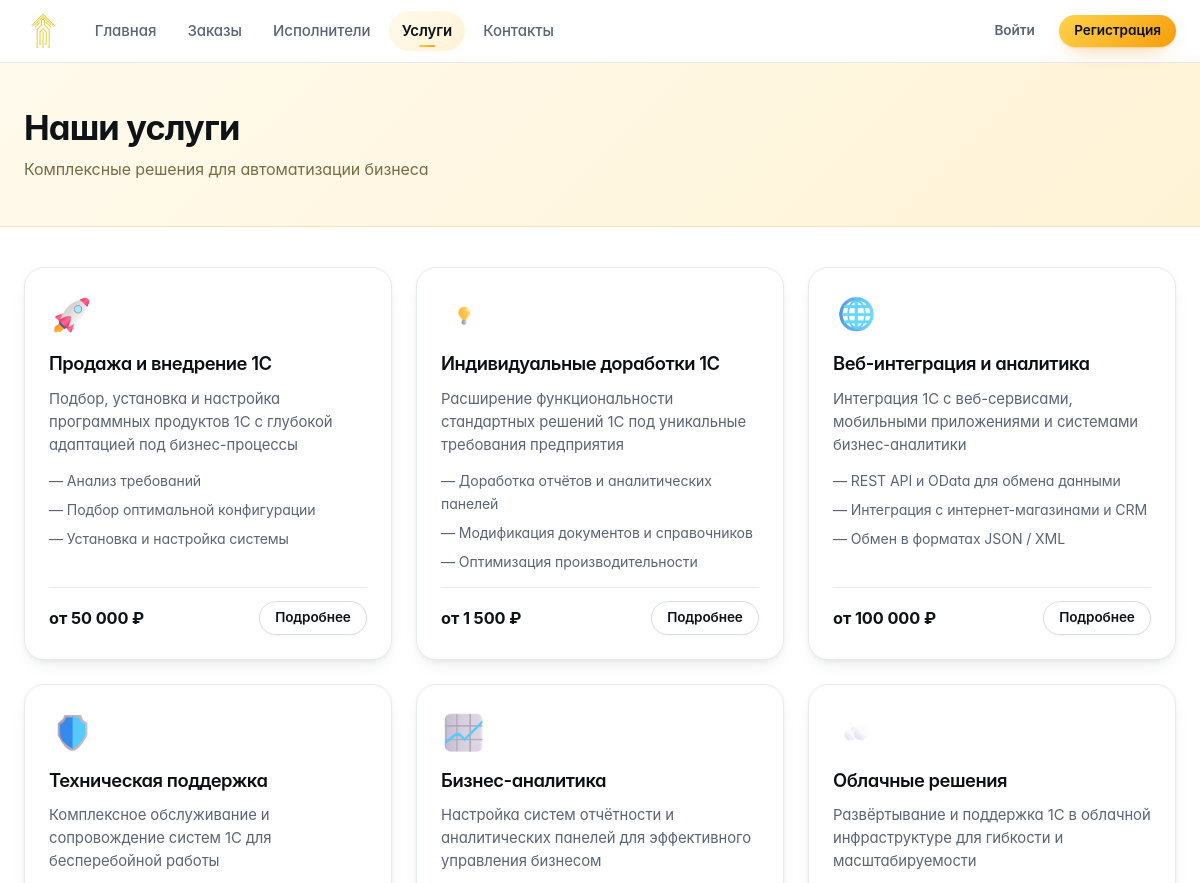
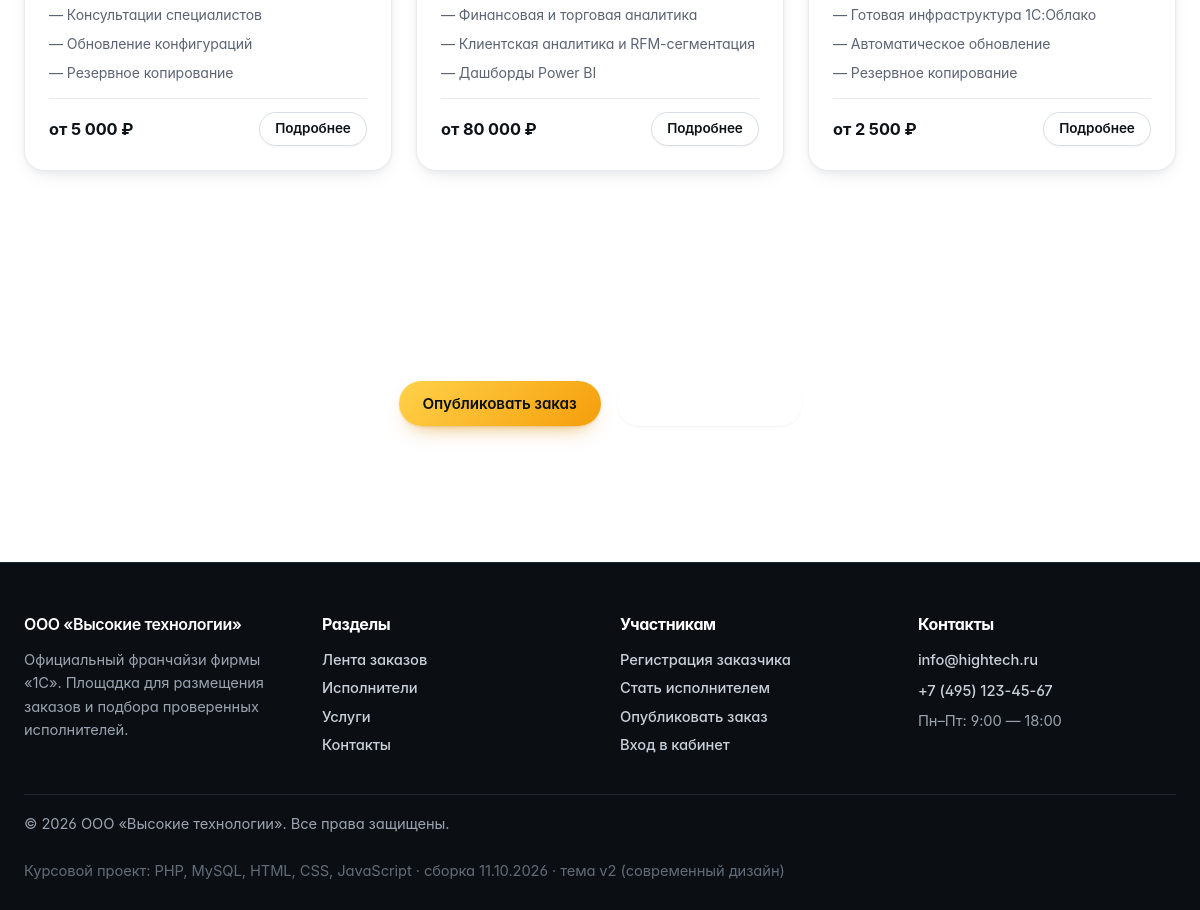
/services.php, run on the app's committed database (2 pictures, top to bottom).
### tables this page shows
CREATE TABLE `services` (
    `id`                INT UNSIGNED NOT NULL AUTO_INCREMENT,
    `category_id`       INT UNSIGNED DEFAULT NULL,
    `slug`              VARCHAR(120) NOT NULL,
    `title`             VARCHAR(160) NOT NULL,
    `short_description` VARCHAR(400) DEFAULT NULL,
    `description`       TEXT         DEFAULT NULL,
    `features`          TEXT         DEFAULT NULL COMMENT 'Список возможностей, по одному пункту в строке',
    `price_from`        INT UNSIGNED DEFAULT NULL COMMENT 'Стоимость от, руб.',
    `image`             VARCHAR(80)  DEFAULT NULL,
    `is_active`         TINYINT(1)   NOT NULL DEFAULT 1,
    `sort_order`        TINYINT UNSIGNED NOT NULL DEFAULT 100,
    PRIMARY KEY (`id`),
    UNIQUE KEY `uq_services_slug` (`slug`),
    KEY `fk_services_category` (`category_id`),
    CONSTRAINT `fk_services_category` FOREIGN KEY (`category_id`)
        REFERENCES `categories` (`id`) ON DELETE SET NULL ON UPDATE CASCADE
);

### includes/functions.php (called while the page is built, shortened)
<?php
require_once __DIR__ . '/db.php';
function e($value): string
{
    return htmlspecialchars((string) $value, ENT_QUOTES | ENT_SUBSTITUTE, 'UTF-8');
}
function current_user(): ?array
{
    if (empty($_SESSION['user_id'])) {
        return null;
    }
    $user = q_one(
        'SELECT * FROM users WHERE id = ? AND status = "active"',
        [(int) $_SESSION['user_id']]
    );
    return $user;
}
function money(?int $amount): string
{
    return number_format((float) $amount, 0, ',', ' ') . ' ₽';
}
function features_array(?string $features): array
{
    $lines = preg_split('/\r\n|\r|\n/u', $features, -1, PREG_SPLIT_NO_EMPTY);
    return array_map('trim', $lines ?: []);
}
function asset(string $path): string
{
    $file = __DIR__ . '/../' . ltrim($path, '/');
    $version = is_file($file) ? filemtime($file) : time();
    return '/' . ltrim($path, '/') . '?v=' . $version;
}
function icon_url(?string $file, string $fallback = 'bulb.png'): string
{
    $file = $file ?: $fallback;
    $path = __DIR__ . '/../assets/img/' . $file;
    return '/assets/img/' . rawurlencode($file);
}

### includes/db.php (called while the page is built, shortened)
<?php
function db(): PDO
{
    static $pdo = null;
    $config = require __DIR__ . '/../config/config.php';
    $dsn = sprintf(
        'mysql:host=%s;dbname=%s;charset=%s',
        $config['host'],
        $config['dbname'],
        $config['charset']
    );
    try {
        $pdo = new PDO($dsn, $config['user'], $config['password'], [
            PDO::ATTR_ERRMODE            => PDO::ERRMODE_EXCEPTION,
            PDO::ATTR_DEFAULT_FETCH_MODE => PDO::FETCH_ASSOC,
            PDO::ATTR_EMULATE_PREPARES   => false,
        ]);
    } catch (PDOException $e) {
        http_response_code(500);
        echo '<h1>Ошибка подключения к базе данных</h1>';
        echo '<p>Проверьте параметры соединения в файле <b>config/config.php</b> '
            . 'и убедитесь, что база данных импортирована из <b>sql/database.sql</b>.</p>';
        echo '<p style="color:#999">Техническая информация: ' . htmlspecialchars($e->getMessage()) . '</p>';
        exit;
    }
    return $pdo;
}
function q(string $sql, array $params = []): PDOStatement
{
    $stmt = db()->prepare($sql);
    $stmt->execute($params);
    return $stmt;
}
function q_all(string $sql, array $params = []): array
{
    return q($sql, $params)->fetchAll();
}

### services.php (the view, shortened to what this page needs)
<?php
require_once __DIR__ . '/includes/functions.php';
$activeNav = 'services';
$services = q_all(
    'SELECT s.*, c.name AS category_name
       FROM services s
       LEFT JOIN categories c ON c.id = s.category_id
      WHERE s.is_active = 1
      ORDER BY s.sort_order'
);
require __DIR__ . '/includes/header.php';
?>
<section class="page-header">
    <div class="container">
        <h1>Наши услуги</h1>
        <p>Комплексные решения для автоматизации бизнеса</p>
    </div>
</section>
<section class="section-sm">
    <div class="container">
        <div class="grid grid-3">
            <?php foreach ($services as $service): ?>
                <article class="order-card">
                    <img src="<?= e(icon_url($service['image'], 'bulb.png')) ?>" alt="" style="width:46px;height:46px;object-fit:contain">
                    <h3 style="font-size:1.15rem"><?= e($service['title']) ?></h3>
                    <p class="order-desc"><?= e($service['short_description']) ?></p>
                    <?php $features = features_array($service['features']); ?>
                    <?php if ($features): ?>
                        <ul style="list-style:none;display:grid;gap:.4rem;font-size:.88rem;color:var(--text-light)">
                            <?php foreach (array_slice($features, 0, 3) as $feature): ?>
                                <li>— <?= e($feature) ?></li>
                            <?php endforeach; ?>
                        </ul>
                    <?php endif; ?>
                    <div class="order-card-foot">
                        <span class="budget">от <?= e(money((int) $service['price_from'])) ?></span>
                        <a class="btn btn-sm btn-outline" href="/service.php?slug=<?= e(urlencode($service['slug'])) ?>">Подробнее</a>
                    </div>
                </article>
            <?php endforeach; ?>
        </div>
        <div class="cta mt-3" style="border-radius:16px">
            <h2>Не нашли нужную услугу?</h2>
            <p>Опишите задачу — мы подберём исполнителя из пула платформы или выполним работу своими силами.</p>
            <div class="cta-actions">
                <a class="btn btn-primary" href="/order-form.php">Опубликовать заказ</a>
                <a class="btn btn-secondary" href="/contacts.php">Связаться с нами</a>
            </div>
        </div>
    </div>
</section>
<?php require __DIR__ . '/includes/footer.php'; ?>

### includes/header.php (shortened to what this page needs)
<?php
require_once __DIR__ . '/functions.php';
$user      = current_user();
$activeNav = $activeNav ?? '';
?>
<!DOCTYPE html>
<html lang="ru">
<head>
    <link rel="stylesheet" href="<?= asset('assets/css/base.css') ?>">
    <link rel="stylesheet" href="<?= asset('assets/css/app.css') ?>">
    <link rel="stylesheet" href="<?= asset('assets/css/theme.css') ?>">
</head>
<body>
<header class="header">
    <div class="container">
        <a class="logo" href="/index.php">
            <img src="/assets/img/logo.png" alt="Высокие технологии" class="logo-img">
        </a>
        <nav class="nav" id="mainNav">
            <a href="/index.php"       class="nav-link <?= $activeNav === 'home' ? 'active' : '' ?>">Главная</a>
            <a href="/orders.php"      class="nav-link <?= $activeNav === 'orders' ? 'active' : '' ?>">Заказы</a>
            <a href="/freelancers.php" class="nav-link <?= $activeNav === 'freelancers' ? 'active' : '' ?>">Исполнители</a>
            <a href="/services.php"    class="nav-link <?= $activeNav === 'services' ? 'active' : '' ?>">Услуги</a>
            <a href="/contacts.php"    class="nav-link <?= $activeNav === 'contacts' ? 'active' : '' ?>">Контакты</a>
        </nav>
        <div class="header-user">
            <?php if ($user): ?>
                <div class="user-menu" data-dropdown>
                    <button class="user-menu-toggle" type="button">
                        <span class="user-avatar"><?= e(mb_strtoupper(mb_substr($user['name'], 0, 1))) ?></span>
                        <span class="user-menu-name"><?= e(excerpt($user['name'], 18)) ?></span>
                        <span class="user-menu-arrow">▾</span>
                    </button>
                    <div class="user-menu-list">
                        <div class="user-menu-head">
                            <strong><?= e($user['name']) ?></strong>
                            <span class="badge badge-muted"><?= e(role_label($user['role'])) ?></span>
                        </div>
                        <a href="/profile.php">Личный кабинет</a>
                        <?php if (is_customer()): ?>
                            <a href="/order-form.php">Опубликовать заказ</a>
                            <a href="/my-orders.php">Мои заказы</a>
                        <?php elseif (is_freelancer()): ?>
                            <a href="/my-responses.php">Мои отклики</a>
                            <a href="/orders.php">Лента заказов</a>
                        <?php elseif (is_admin()): ?>
                            <a href="/admin/index.php">Админ-панель</a>
                        <?php endif; ?>
                        <a href="/logout.php" class="user-menu-logout">Выход</a>
                    </div>
                </div>
            <?php else: ?>
                <a href="/login.php" class="btn btn-sm btn-ghost">Войти</a>
                <a href="/register.php" class="btn btn-sm btn-primary">Регистрация</a>
            <?php endif; ?>
        </div>
    </div>
</header>
<main class="main">

### includes/footer.php (shortened to what this page needs)
    </main>
    <footer class="footer">
        <div class="container">
            <div class="footer-content">
                <div class="footer-info">
                    <h4>ООО «Высокие технологии»</h4>
                    <p>Официальный франчайзи фирмы «1С». Площадка для размещения заказов
                       и подбора проверенных исполнителей.</p>
                </div>
                <div class="footer-nav">
                    <h4>Разделы</h4>
                    <p><a href="/orders.php">Лента заказов</a></p>
                    <p><a href="/freelancers.php">Исполнители</a></p>
                    <p><a href="/services.php">Услуги</a></p>
                    <p><a href="/contacts.php">Контакты</a></p>
                </div>
                <div class="footer-nav">
                    <h4>Участникам</h4>
                    <p><a href="/register.php">Регистрация заказчика</a></p>
                    <p><a href="/register.php">Стать исполнителем</a></p>
                    <p><a href="/order-form.php">Опубликовать заказ</a></p>
                    <p><a href="/login.php">Вход в кабинет</a></p>
                </div>
                <div class="footer-contacts">
                    <h4>Контакты</h4>
                    <p><a href="mailto:info@hightech.ru">info@hightech.ru</a></p>
                    <p><a href="tel:+74951234567">+7 (495) 123-45-67</a></p>
                    <p>Пн–Пт: 9:00 — 18:00</p>
                </div>
            </div>
            <div class="footer-copyright">
                <p>© <?= date('Y') ?> ООО «Высокие технологии». Все права защищены.</p>
                <p class="footer-note">Курсовой проект: PHP, MySQL, HTML, CSS, JavaScript · сборка <?= APP_BUILD ?></p>
            </div>
        </div>
    </footer>
</body>
</html>

### assets/css/base.css (style rules this page uses)
:root { --primary-yellow: #FFD700; --primary-orange: #FFA500; --accent-orange: #FF8C00; --text-dark: #1A1A1A; --text-light: #666666; --background-white: #FFFFFF; --background-light: #FAFAFA; --border-light: #E5E5E5; --shadow: 0 2px 20px rgba(0, 0, 0, 0.08); --shadow-hover: 0 8px 30px rgba(0, 0, 0, 0.12); }
* { margin: 0; padding: 0; box-sizing: border-box; }
body { font-family: 'Inter', -apple-system, BlinkMacSystemFont, sans-serif; line-height: 1.6; color: var(--text-dark); background-color: var(--background-white); font-weight: 400; }
.container { max-width: 1200px; margin: 0 auto; padding: 0 24px; }
.header { background: var(--background-white); padding: 1rem 0; box-shadow: 0 1px 0 var(--border-light); position: sticky; top: 0; z-index: 100; backdrop-filter: blur(10px); }
.header .container { display: flex; justify-content: space-between; align-items: center; }
.logo { display: flex; align-items: center; gap: 12px; }
.nav { display: flex; gap: 2rem; }
.nav-link { color: var(--text-light); text-decoration: none; padding: 0.5rem 0; font-weight: 500; position: relative; transition: color 0.3s ease; }
.nav-link.active { color: var(--text-dark); font-weight: 600; }
.nav-link.active::after { content: ''; position: absolute; bottom: 0; left: 0; width: 100%; height: 2px; background: linear-gradient(90deg, var(--primary-yellow), var(--primary-orange)); border-radius: 2px; }
.btn { padding: 0.875rem 2rem; border: none; border-radius: 8px; cursor: pointer; text-decoration: none; display: inline-flex; align-items: center; justify-content: center; transition: all 0.3s ease; font-size: 1rem; font-weight: 600; position: relative; overflow: hidden; }
.btn::before { content: ''; position: absolute; top: 0; left: -100%; width: 100%; height: 100%; background: linear-gradient(90deg, transparent, rgba(255,255,255,0.2), transparent); transition: left 0.5s; }
.btn-primary { background: linear-gradient(135deg, var(--primary-yellow), var(--primary-orange)); color: var(--text-dark); box-shadow: var(--shadow); }
.btn-secondary { background: transparent; color: var(--text-dark); border: 2px solid var(--border-light); }
.btn-outline { background: transparent; color: var(--text-dark); border: 2px solid var(--primary-orange); padding: 0.75rem 1.5rem; border-radius: 8px; font-weight: 600; cursor: pointer; transition: all 0.3s ease; width: 100%; }
.page-header { background: linear-gradient(135deg, var(--background-light) 0%, var(--background-white) 100%); padding: 4rem 0; text-align: center; }
.page-header h1 { font-size: 2.5rem; font-weight: 700; margin-bottom: 1rem; color: var(--text-dark); }
.page-header p { font-size: 1.25rem; color: var(--text-light); max-width: 600px; margin: 0 auto; }
.cta { background: linear-gradient(135deg, var(--background-light) 0%, var(--background-white) 100%); padding: 5rem 0; text-align: center; }
.cta h2 { font-size: 2.25rem; font-weight: 700; margin-bottom: 1rem; color: var(--text-dark); }
.cta p { font-size: 1.25rem; color: var(--text-light); margin-bottom: 2rem; max-width: 500px; margin-left: auto; margin-right: auto; }
.cta-actions { display: flex; gap: 1rem; justify-content: center; flex-wrap: wrap; }
.footer { background: var(--text-dark); color: var(--background-white); padding: 3rem 0 1rem; }
.footer-content { display: grid; grid-template-columns: repeat(auto-fit, minmax(250px, 1fr)); gap: 2rem; margin-bottom: 2rem; }
.footer-info h4 { margin-bottom: 1rem; font-weight: 600; }
.footer-info p { color: #999; margin-bottom: 0.5rem; }
.footer-contacts p { color: #999; margin-bottom: 0.5rem; }
.footer-copyright { border-top: 1px solid #333; padding-top: 1rem; text-align: center; color: #999; }
.logo-img { height: 40px; width: auto; object-fit: contain; }

### data on the page
services: image (picture), title "Продажа и внедрение 1С", short_description "Подбор, установка и настройка программных продуктов 1С с глубокой адаптацией под бизнес-процессы", features "Анализ требований", features "Подбор оптимальной конфигурации", features "Установка и настройка системы", price_from "50 000 ₽"
services: image (picture), title "Индивидуальные доработки 1С", short_description "Расширение функциональности стандартных решений 1С под уникальные требования предприятия", features "Доработка отчётов и аналитических панелей", features "Модификация документов и справочников", features "Оптимизация производительности", price_from "1 500 ₽"
services: image (picture), title "Веб-интеграция и аналитика", short_description "Интеграция 1С с веб-сервисами, мобильными приложениями и системами бизнес-аналитики", features "REST API и OData для обмена данными", features "Интеграция с интернет-магазинами и CRM", features "Обмен в форматах JSON / XML", price_from "100 000 ₽"
services: image (picture), title "Техническая поддержка", short_description "Комплексное обслуживание и сопровождение систем 1С для бесперебойной работы", features "Консультации специалистов", features "Обновление конфигураций", features "Резервное копирование", price_from "5 000 ₽"
services: image (picture), title "Бизнес-аналитика", short_description "Настройка систем отчётности и аналитических панелей для эффективного управления бизнесом", features "Финансовая и торговая аналитика", features "Клиентская аналитика и RFM-сегментация", features "Дашборды Power BI", price_from "80 000 ₽"
services: image (picture), title "Облачные решения", short_description "Развёртывание и поддержка 1С в облачной инфраструктуре для гибкости и масштабируемости", features "Готовая инфраструктура 1С:Облако", features "Автоматическое обновление", features "Резервное копирование", price_from "2 500 ₽"

### other printed values
APP_BUILD "11.10.2026 · тема v2 (современный дизайн)"
